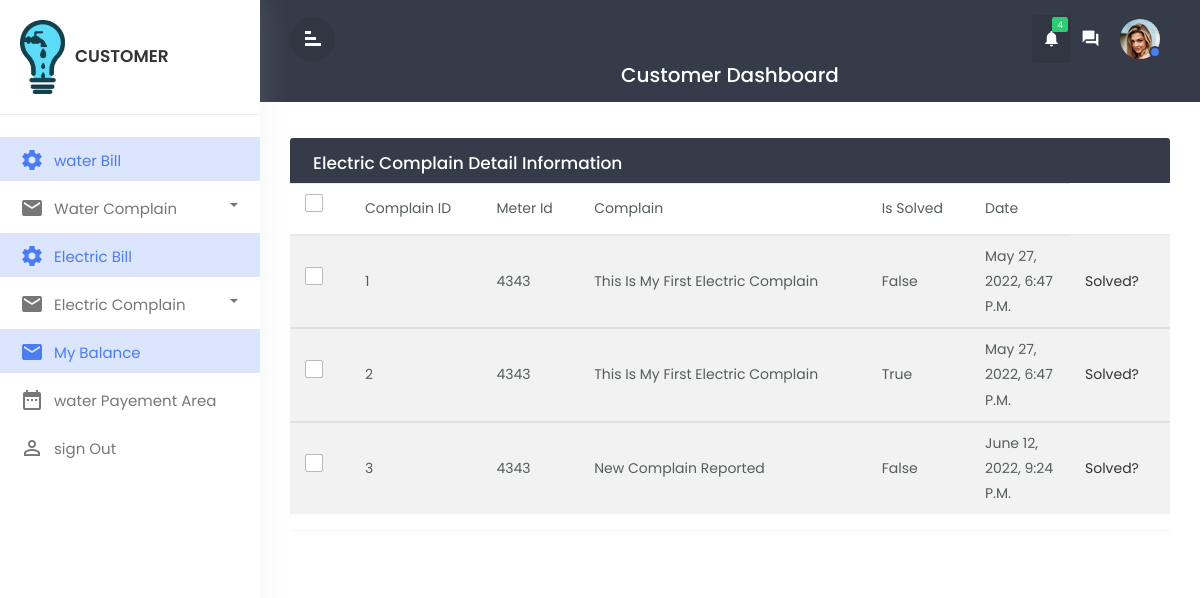
Before: /viewelectriccomplain/ (signed in) with the older database file.
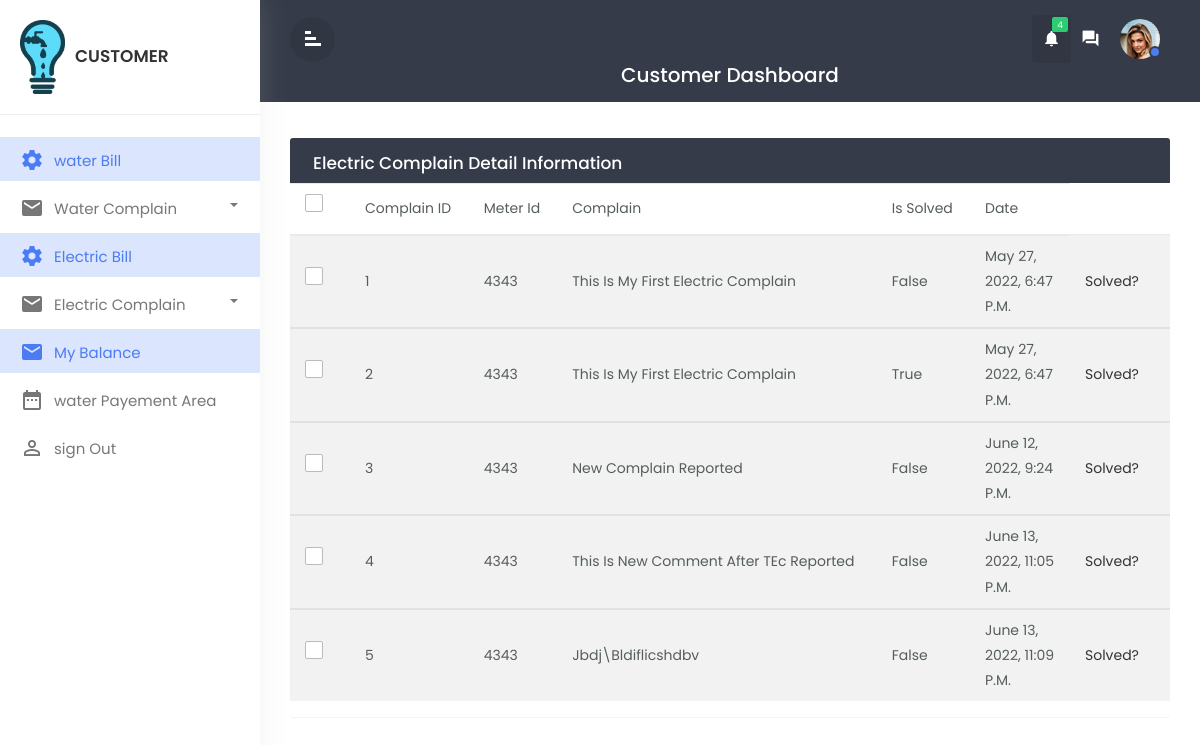
After: the same page with the newer database file.
### electric/models.py (models this page shows, shortened)
class ElectricComplain(models.Model):
    meter_id = models.ForeignKey(on_delete=models.CASCADE, to=ElectricCustomer)
    complain = models.TextField()
    date = models.DateTimeField(default=timezone.now)
    is_solved = models.BooleanField(max_length=50,default=False )
    phone_number=models.IntegerField(null=True)
    assigned_to =models.ForeignKey(ElectricTechnician,null=True,max_length=100, on_delete=models.CASCADE,)
    tec_reported=models.BooleanField(max_length=50,default=False)
    class Meta:
        db_table = "electric_complain"

### electric/views.py (the view)
# urls.py: path('viewelectriccomplain/',views.viewelectriccomplain,name='viewelectriccomplain'),
def viewelectriccomplain(request):
    x=request.user.username
    print(x)
    y= ElectricCustomer.objects.get(username=x)
    m=y.meter_id
    electriccomplaindata = ElectricComplain.objects.filter(meter_id_id =y)
    context = {
            'electriccomplaindata': electriccomplaindata
        }
    return render(request,'customer/viewelectriccomplain.html',context)

### templates/customer/viewelectriccomplain.html (shortened to what this page needs)
{% extends 'customer/customerbase.html' %}
{% block content %}
<div id="mymain" class="main-content">
    <div class="row">
    <div class="col-md-12">
        <div class="table-wrapper">
        <div class="table-title">
            <div class="row">
                <div class="col-sm-6 p-0 flex justify-content-lg-start justify-content-center">
                <h2 class="ml-lg-2">Electric Complain Detail Information</h2>
                </div>
            </div>
        </div>
        <table class="table table-striped table-hover">
            <thead>
                <tr>
                <th><span class="custom-checkbox">
                <label for="selectAll"></label></th>
                <th>Complain ID</th>
                <th>Meter Id</th>
                <th>Complain</th>
                <th>Is Solved</th>
                <th>Date</th>
                </tr>
            </thead>
            {% for data in electriccomplaindata %}
            <tbody>
                <tr>
                <th><span class="custom-checkbox">
                <label for="checkbox1"></label></th>
                <th>{{data.id}}</th>
                <th>{{data.meter_id_id}}</th>
                <th>{{data.complain}}</th>
                <th>{{data.is_solved}}</th>
                <th>{{data.date}}</th>
                <th>
                <a href="{% url 'solve_complain' data.id %}">solved?</a>
                </th>
                </tr>
            </tbody>
            {%endfor%}
        </table>
        </div>
    </div>
    </div>
</div>
{% endblock content %}

Changed rows visible on the page:
added ElectricComplain: id "4", meter_id_id "4343", complain "This Is New Comment After TEc Reported", is_solved "False", date "June 13, 2022, 11:05 P.m."
added ElectricComplain: id "5", meter_id_id "4343", complain "Jbdj\\bldiflicshdbv", is_solved "False", date "June 13, 2022, 11:09 P.m."
